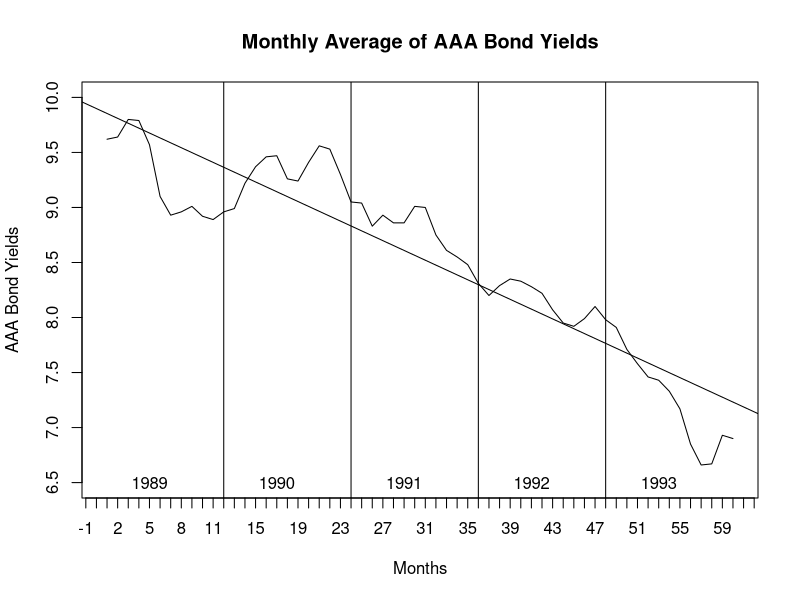
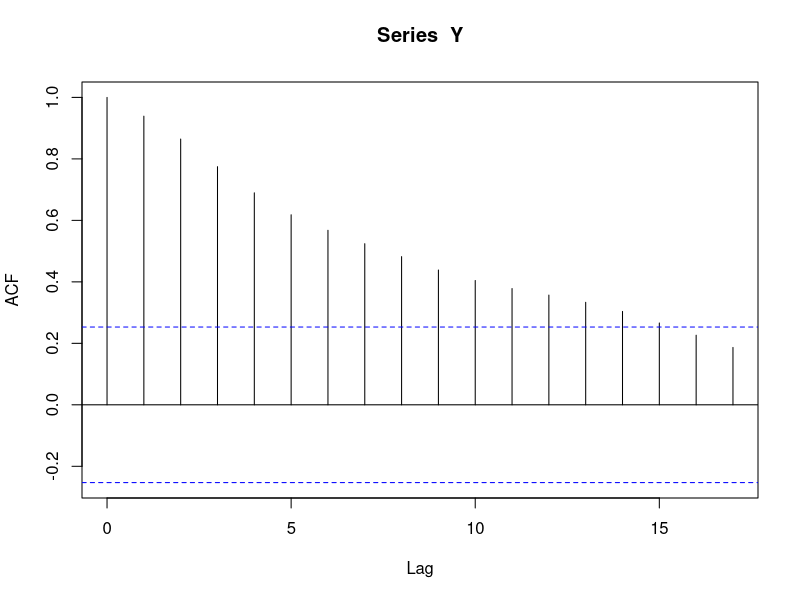

Generate these figures, in order, with R:
#Assignment 4 - 2012 - Problem II:

postscript("u:/meth1/homework/solutions/Assign4_PII(1).ps")

Y = c(9.62,9.64,9.80,9.79,9.57,9.10,8.93,8.96,9.01,8.92,8.89,8.96,
8.99,9.22,9.37,9.46,9.47,9.26,9.24,9.41,9.56,9.53,9.30,9.05,
9.04,8.83,8.93,8.86,8.86,9.01,9.00,8.75,8.61,8.55,8.48,8.31,
8.20,8.29,8.35,8.33,8.28,8.22,8.07,7.95,7.92,7.99,8.10,7.98,
7.91,7.71,7.58,7.46,7.43,7.33,7.17,6.85,6.66,6.67,6.93,6.90)

i=1:60

plot(i,Y,lab=c(42,10,4),ylab="AAA Bond Yields",
ylim=c(6.5,10),xlim=c(1,60),
main="Monthly Average of AAA Bond Yields",xlab="Months",type="l")

abline(v=c("12","24","36","48"))
abline(lm(Y~i))


text(5,6.5,"1989")
text(17,6.5,"1990")
text(29,6.5,"1991")
text(41,6.5,"1992")
text(53,6.5,"1993")

postscript("u:/meth1/homework/solutions/Assign4_PII(2).ps",horizontal=F)


acf = acf(Y)
acf

graphics.off()

m1 =mean(c(Y[1], Y[13],Y[25],Y[37],Y[49]))
s1 =  sd(c(Y[1], Y[13],Y[25],Y[37],Y[49]))
m2 =mean(c(Y[2], Y[14],Y[26],Y[38],Y[50]))
s2 =  sd(c(Y[2], Y[14],Y[26],Y[38],Y[50]))
m3 =mean(c(Y[3], Y[15],Y[27],Y[39],Y[51]))
s3 =  sd(c(Y[3], Y[15],Y[27],Y[39],Y[51]))
m4 =mean(c(Y[4], Y[16],Y[28],Y[40],Y[52]))
s4 =  sd(c(Y[4], Y[16],Y[28],Y[40],Y[52]))
m5 =mean(c(Y[5], Y[17],Y[29],Y[41],Y[53]))
s5 =  sd(c(Y[5], Y[17],Y[29],Y[41],Y[53]))
m6 =mean(c(Y[6], Y[18],Y[30],Y[42],Y[54]))
s6 =  sd(c(Y[6], Y[18],Y[30],Y[42],Y[54]))
m7 =mean(c(Y[7], Y[19],Y[31],Y[43],Y[55]))
s7 =  sd(c(Y[7], Y[19],Y[31],Y[43],Y[55]))
m8 =mean(c(Y[8], Y[20],Y[32],Y[44],Y[56]))
s8 =  sd(c(Y[8], Y[20],Y[32],Y[44],Y[56]))
m9 =mean(c(Y[9], Y[21],Y[33],Y[45],Y[57]))
s9 =  sd(c(Y[9], Y[21],Y[33],Y[45],Y[57]))
m10=mean(c(Y[10],Y[22],Y[34],Y[46],Y[58]))
s10=  sd(c(Y[10],Y[22],Y[34],Y[46],Y[58]))
m11=mean(c(Y[11],Y[23],Y[35],Y[47],Y[59]))
s11=  sd(c(Y[11],Y[23],Y[35],Y[47],Y[59]))
m12=mean(c(Y[12],Y[24],Y[36],Y[48],Y[60]))
s12=  sd(c(Y[12],Y[24],Y[36],Y[48],Y[60]))

outm=c(m1,m2,m3,m4,m5,m6,m7,m8,m9,m10,m11,m12)
outs=c(s1,s2,s3,s4,s5,s6,s7,s8,s9,s10,s11,s12)


































